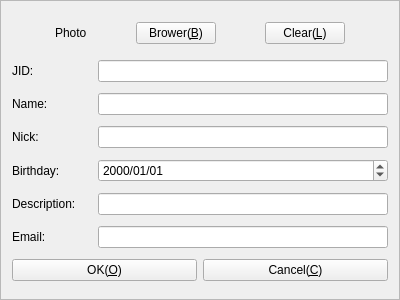
<?xml version="1.0" encoding="UTF-8"?>
<ui version="4.0">
 <class>CFrmUservCard</class>
 <widget class="QFrame" name="CFrmUservCard">
  <property name="geometry">
   <rect>
    <x>0</x>
    <y>0</y>
    <width>400</width>
    <height>300</height>
   </rect>
  </property>
  <property name="windowTitle">
   <string>User Information</string>
  </property>
  <property name="frameShape">
   <enum>QFrame::StyledPanel</enum>
  </property>
  <property name="frameShadow">
   <enum>QFrame::Raised</enum>
  </property>
  <layout class="QGridLayout" name="gridLayout">
   <item row="0" column="0">
    <layout class="QHBoxLayout" name="horizontalLayout_8">
     <item>
      <widget class="QLabel" name="lbPhoto">
       <property name="sizePolicy">
        <sizepolicy hsizetype="Fixed" vsizetype="Fixed">
         <horstretch>0</horstretch>
         <verstretch>0</verstretch>
        </sizepolicy>
       </property>
       <property name="minimumSize">
        <size>
         <width>32</width>
         <height>32</height>
        </size>
       </property>
       <property name="maximumSize">
        <size>
         <width>32</width>
         <height>32</height>
        </size>
       </property>
       <property name="text">
        <string>Photo</string>
       </property>
      </widget>
     </item>
     <item>
      <widget class="QPushButton" name="pbBrower">
       <property name="sizePolicy">
        <sizepolicy hsizetype="Fixed" vsizetype="Fixed">
         <horstretch>0</horstretch>
         <verstretch>0</verstretch>
        </sizepolicy>
       </property>
       <property name="text">
        <string>Brower(&amp;B)</string>
       </property>
      </widget>
     </item>
     <item>
      <widget class="QPushButton" name="pbClear">
       <property name="sizePolicy">
        <sizepolicy hsizetype="Fixed" vsizetype="Fixed">
         <horstretch>0</horstretch>
         <verstretch>0</verstretch>
        </sizepolicy>
       </property>
       <property name="text">
        <string>Clear(&amp;L)</string>
       </property>
      </widget>
     </item>
    </layout>
   </item>
   <item row="1" column="0">
    <layout class="QHBoxLayout" name="horizontalLayout_7">
     <item>
      <widget class="QLabel" name="label_6">
       <property name="sizePolicy">
        <sizepolicy hsizetype="Minimum" vsizetype="Preferred">
         <horstretch>0</horstretch>
         <verstretch>0</verstretch>
        </sizepolicy>
       </property>
       <property name="minimumSize">
        <size>
         <width>80</width>
         <height>0</height>
        </size>
       </property>
       <property name="text">
        <string>JID:</string>
       </property>
      </widget>
     </item>
     <item>
      <widget class="QLineEdit" name="txtJID">
       <property name="readOnly">
        <bool>true</bool>
       </property>
      </widget>
     </item>
    </layout>
   </item>
   <item row="2" column="0">
    <layout class="QHBoxLayout" name="horizontalLayout">
     <item>
      <widget class="QLabel" name="label">
       <property name="sizePolicy">
        <sizepolicy hsizetype="Minimum" vsizetype="Preferred">
         <horstretch>0</horstretch>
         <verstretch>0</verstretch>
        </sizepolicy>
       </property>
       <property name="minimumSize">
        <size>
         <width>80</width>
         <height>0</height>
        </size>
       </property>
       <property name="text">
        <string>Name:</string>
       </property>
      </widget>
     </item>
     <item>
      <widget class="QLineEdit" name="txtName"/>
     </item>
    </layout>
   </item>
   <item row="3" column="0">
    <layout class="QHBoxLayout" name="horizontalLayout_2">
     <item>
      <widget class="QLabel" name="label_2">
       <property name="sizePolicy">
        <sizepolicy hsizetype="Fixed" vsizetype="Preferred">
         <horstretch>0</horstretch>
         <verstretch>0</verstretch>
        </sizepolicy>
       </property>
       <property name="minimumSize">
        <size>
         <width>80</width>
         <height>0</height>
        </size>
       </property>
       <property name="text">
        <string>Nick:</string>
       </property>
      </widget>
     </item>
     <item>
      <widget class="QLineEdit" name="txtNick"/>
     </item>
    </layout>
   </item>
   <item row="4" column="0">
    <layout class="QHBoxLayout" name="horizontalLayout_3">
     <item>
      <widget class="QLabel" name="label_3">
       <property name="sizePolicy">
        <sizepolicy hsizetype="Fixed" vsizetype="Preferred">
         <horstretch>0</horstretch>
         <verstretch>0</verstretch>
        </sizepolicy>
       </property>
       <property name="minimumSize">
        <size>
         <width>80</width>
         <height>0</height>
        </size>
       </property>
       <property name="text">
        <string>Birthday:</string>
       </property>
      </widget>
     </item>
     <item>
      <widget class="QDateEdit" name="dateBirthday">
       <property name="displayFormat">
        <string>yyyy/MM/dd</string>
       </property>
      </widget>
     </item>
    </layout>
   </item>
   <item row="5" column="0">
    <layout class="QHBoxLayout" name="horizontalLayout_4">
     <item>
      <widget class="QLabel" name="label_4">
       <property name="sizePolicy">
        <sizepolicy hsizetype="Fixed" vsizetype="Preferred">
         <horstretch>0</horstretch>
         <verstretch>0</verstretch>
        </sizepolicy>
       </property>
       <property name="minimumSize">
        <size>
         <width>80</width>
         <height>0</height>
        </size>
       </property>
       <property name="text">
        <string>Description:</string>
       </property>
      </widget>
     </item>
     <item>
      <widget class="QLineEdit" name="txtDescription"/>
     </item>
    </layout>
   </item>
   <item row="6" column="0">
    <layout class="QHBoxLayout" name="horizontalLayout_5">
     <item>
      <widget class="QLabel" name="label_5">
       <property name="sizePolicy">
        <sizepolicy hsizetype="Fixed" vsizetype="Preferred">
         <horstretch>0</horstretch>
         <verstretch>0</verstretch>
        </sizepolicy>
       </property>
       <property name="minimumSize">
        <size>
         <width>80</width>
         <height>0</height>
        </size>
       </property>
       <property name="text">
        <string>Email:</string>
       </property>
      </widget>
     </item>
     <item>
      <widget class="QLineEdit" name="txtEmail"/>
     </item>
    </layout>
   </item>
   <item row="7" column="0">
    <layout class="QHBoxLayout" name="horizontalLayout_6">
     <item>
      <widget class="QPushButton" name="pbOK">
       <property name="sizePolicy">
        <sizepolicy hsizetype="Preferred" vsizetype="Fixed">
         <horstretch>0</horstretch>
         <verstretch>0</verstretch>
        </sizepolicy>
       </property>
       <property name="text">
        <string>OK(&amp;O)</string>
       </property>
      </widget>
     </item>
     <item>
      <widget class="QPushButton" name="pbCancel">
       <property name="sizePolicy">
        <sizepolicy hsizetype="Preferred" vsizetype="Fixed">
         <horstretch>0</horstretch>
         <verstretch>0</verstretch>
        </sizepolicy>
       </property>
       <property name="text">
        <string>Cancel(&amp;C)</string>
       </property>
      </widget>
     </item>
    </layout>
   </item>
  </layout>
 </widget>
 <resources/>
 <connections/>
</ui>
